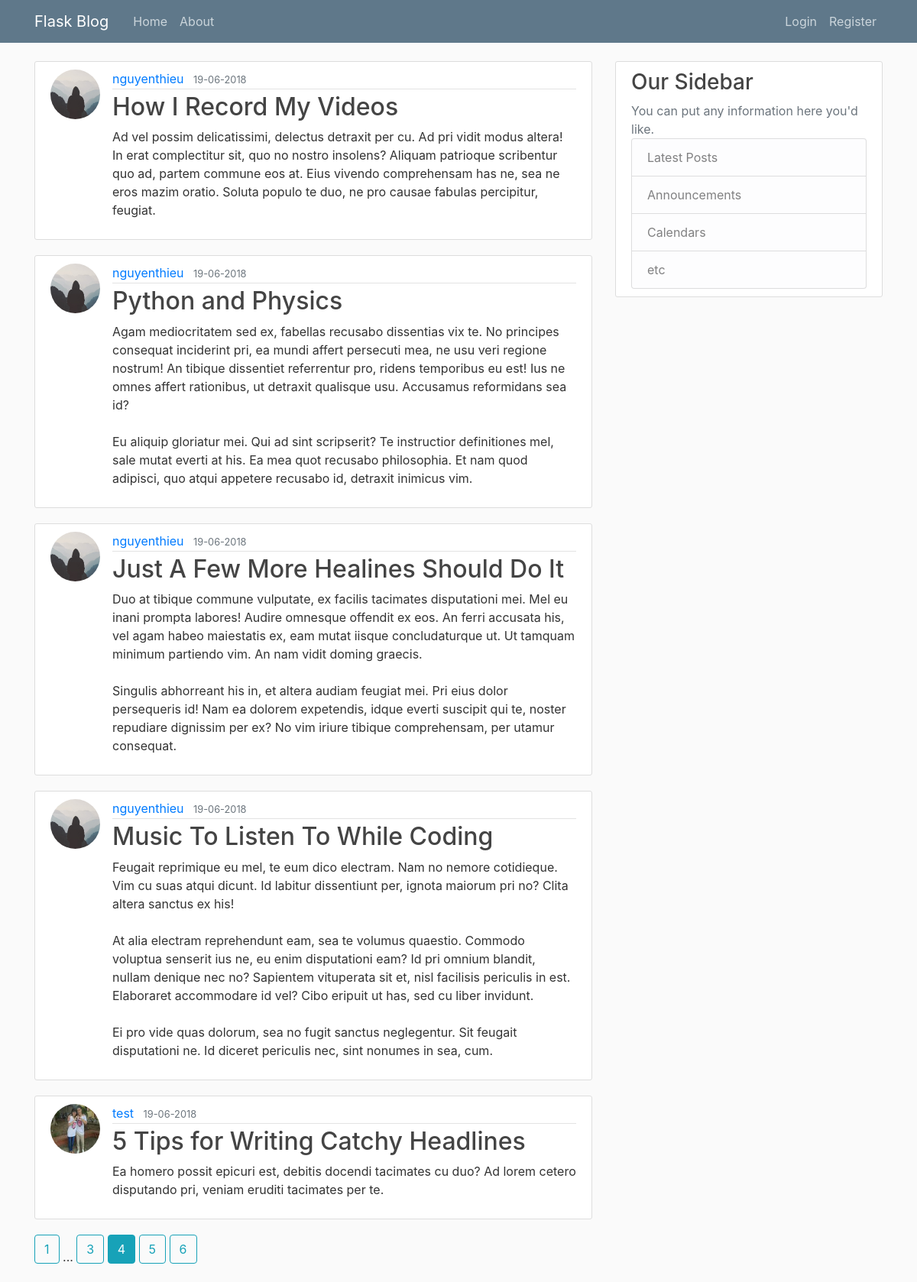
/home?page=4, run on the app's committed database.
### flaskblog/models.py (models this page shows, shortened)
class Post(db.Model):
    id = db.Column(db.Integer, primary_key=True)
    title = db.Column(db.String(120), nullable=False)
    date_posted = db.Column(db.DateTime, nullable=False, default=datetime.utcnow())
    content = db.Column(db.Text, nullable=False)
    user_id = db.Column(db.Integer, db.ForeignKey("user.id"), nullable=False)

class User(db.Model, UserMixin):
    id = db.Column(db.Integer, primary_key=True)
    username = db.Column(db.String(24), unique=True, nullable=False)
    email = db.Column(db.String(120), unique=True, nullable=False)
    image_file = db.Column(db.String(20), nullable=False, default='default.jpg')
    password = db.Column(db.String(60), nullable=False)
    posts = db.relationship('Post', backref="author", lazy=True)

### flaskblog/main/routes.py (the view)
@main.route("/")             # Decorator route
@main.route("/home")
def home():
    page = request.args.get('page', 1, type=int)
    posts = Post.query.order_by(Post.date_posted.desc()).paginate(page=page, per_page=5)
    return render_template("home.html", posts = posts)

### flaskblog/templates/home.html
{% extends "layout.html" %}
{% block content %}
{% for post in posts.items %}
<article class="media content-section">
    <img src="{{ url_for('static', filename='images/profile/' + post.author.image_file) }}" alt="" class="rounded-circle article-img" />
    <div class="media-body">
        <div class="article-metadata">
            <a class="mr-2" href="{{ url_for('users.user_posts', username=post.author.username) }}">{{ post.author.username }}</a>
            <small class="text-muted">{{ post.date_posted.strftime('%d-%m-%Y') }}</small>
        </div>
        <h2><a class="article-title" href="{{ url_for('posts.post', post_id=post.id) }}">{{ post.title }}</a></h2>
        <p class="article-content">{{ post.content }}</p>
    </div>
</article>
{% endfor %}
{% for page_num in posts.iter_pages(left_edge=1, right_edge=1, left_current=1, right_current=2) %}
    {% if page_num %}
        {% if posts.page == page_num %}
            <a href="{{ url_for('main.home', page=page_num) }}" class="btn btn-info mb-4"> {{page_num}} </a>
        {% else %}
            <a href="{{ url_for('main.home', page=page_num) }}" class="btn btn-outline-info mb-4"> {{page_num}} </a>
        {% endif %}
    {% else %}
        ...
    {% endif %}
{% endfor %}
{% endblock content %}

### flaskblog/static/main.css (style rules this page uses)
body { background: #fafafa; color: #333333; margin-top: 5rem; }
h1, h2, h3, h4, h5, h6 { color: #444444; }
.content-section { background: #ffffff; padding: 10px 20px; border: 1px solid #dddddd; border-radius: 3px; margin-bottom: 20px; }
.article-title { color: #444444; }
.article-content { white-space: pre-line; }
.article-img { height: 65px; width: 65px; margin-right: 16px; }
.article-metadata { padding-bottom: 1px; margin-bottom: 4px; border-bottom: 1px solid #e3e3e3 }

### data on the page
Post: image_file (placeholder picture), author.username "nguyenthieu", date_posted "19-06-2018", title "How I Record My Videos", content "Ad vel possim delicatissimi, delectus detraxit per cu. Ad pri vidit modus altera! In erat complectitur sit, quo no nostro insolens? Aliquam patrioque scribentur quo ad, partem commune eos at. Eius vivendo comprehensam has ne, sea ne eros mazim oratio. Soluta populo te duo, ne pro causae fabulas percipitur, feugiat."
Post: image_file (placeholder picture), author.username "nguyenthieu", date_posted "19-06-2018", title "Python and Physics", content "Agam mediocritatem sed ex, fabellas recusabo dissentias vix te. No principes consequat inciderint pri, ea mundi affert persecuti mea, ne usu veri regione nostrum! An tibique dissentiet referrentur pro, ridens temporibus eu est! Ius ne omnes affert rationibus, ut detraxit qualisque usu. Accusamus reformidans sea id? Eu aliquip gloriatur mei. Qui ad sint scripserit? Te instructior definitiones mel, sale mutat everti at his. Ea mea quot recusabo philosophia. Et nam quod adipisci, quo atqui appetere recusabo id, detraxit inimicus vim."
Post: image_file (placeholder picture), author.username "nguyenthieu", date_posted "19-06-2018", title "Just A Few More Healines Should Do It", content "Duo at tibique commune vulputate, ex facilis tacimates disputationi mei. Mel eu inani prompta labores! Audire omnesque offendit ex eos. An ferri accusata his, vel agam habeo maiestatis ex, eam mutat iisque concludaturque ut. Ut tamquam minimum partiendo vim. An nam vidit doming graecis. Singulis abhorreant his in, et altera audiam feugiat mei. Pri eius dolor persequeris id! Nam ea dolorem expetendis, idque everti suscipit qui te, noster repudiare dignissim per ex? No vim iriure tibique comprehensam, per utamur consequat."
Post: image_file (placeholder picture), author.username "nguyenthieu", date_posted "19-06-2018", title "Music To Listen To While Coding", content "Feugait reprimique eu mel, te eum dico electram. Nam no nemore cotidieque. Vim cu suas atqui dicunt. Id labitur dissentiunt per, ignota maiorum pri no? Clita altera sanctus ex his! At alia electram reprehendunt eam, sea te volumus quaestio. Commodo voluptua senserit ius ne, eu enim disputationi eam? Id pri omnium blandit, nullam denique nec no? Sapientem vituperata sit et, nisl facilisis periculis in est. Elaboraret accommodare id vel? Cibo eripuit ut has, sed cu liber invidunt. Ei pro vide quas dolorum, sea no fugit sanctus neglegentur. Sit feugait disputationi ne. Id diceret periculis nec, sint nonumes in sea, cum."
Post: image_file (picture), author.username "test", date_posted "19-06-2018", title "5 Tips for Writing Catchy Headlines", content "Ea homero possit epicuri est, debitis docendi tacimates cu duo? Ad lorem cetero disputando pri, veniam eruditi tacimates per te."

### other printed values
{{ page_num }} "1" "3" "5" "6"
{{ page_num }} "4"
